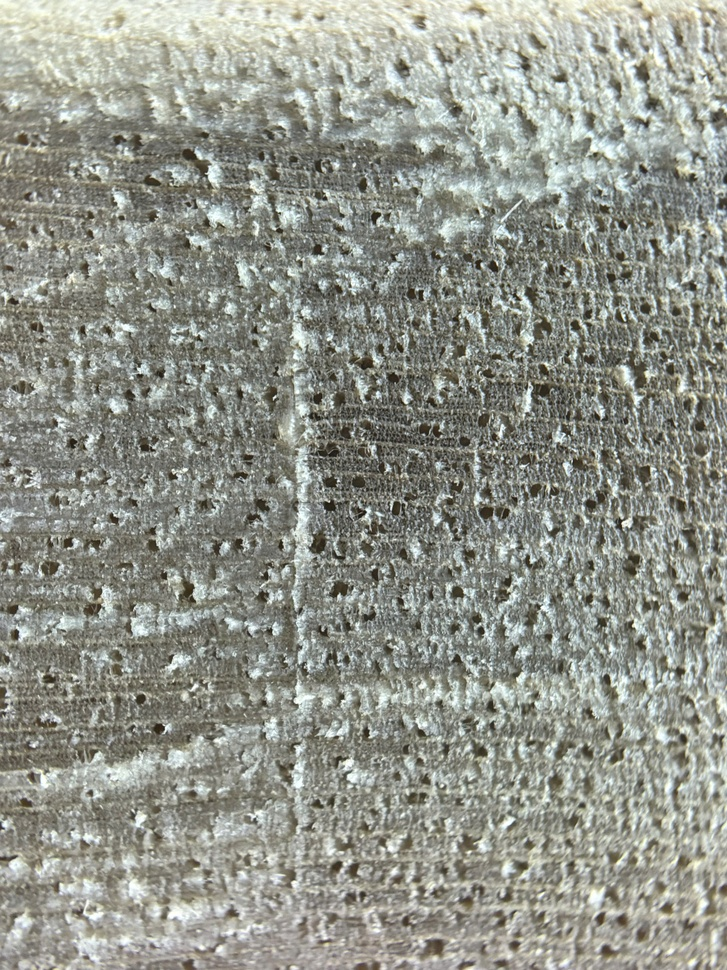
#> input picture Go_that/Mo Tuyen Quang/z6972860617673_b4ce111cecea79e4f7adb616372d8478.jpg, 727 x 970 px, shrunk from 1920 x 2560 before the run; its folder holds only this picture in this run
$ python test3.py   (older library calls are emulated)
#> lines starting #> are read from the running program, lines starting #| are printed output that depends on the picture
#> in imread_unicode, returned value is the input picture: shape (970, 727, 3); mean B, G, R 139, 148.4, 146
# Duyệt toàn bộ ảnh trong thư mục.
# Tính độ nét (blur score) với 1 ngưỡng duy nhất (THRESHOLD, mặc định 32).
# Chuyển ảnh rõ (score ≥ THRESHOLD) sang thư mục mới data_netro/<tên class> (copy ảnh).
# In danh sách ảnh mờ ra file blurry_images.txt

import os
import cv2
import shutil
import numpy as np
from tqdm import tqdm

CLASS_FOLDER = r"C:\WoodAI\data\data_khongtrung\Mo Tuyen Quang"
TARGET_ROOT = r"C:\WoodAI\data\data_blur"
THRESHOLD = 5
CROP_SIZE = 300

def get_blur_score(image, crop_size=CROP_SIZE):
#> called with crop_size = 300
    h, w = image.shape[:2]
#> h = 970; w = 727
    if h < crop_size or w < crop_size:
        return 0.0
    x = (w - crop_size) // 2
#> x = 213
    y = (h - crop_size) // 2
#> y = 335
    crop = image[y:y+crop_size, x:x+crop_size]
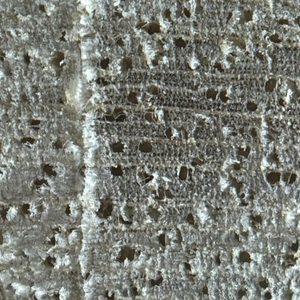
#> crop: shape (300, 300, 3); mean B, G, R 117.4, 125.2, 122.5
    gray = cv2.cvtColor(crop, cv2.COLOR_BGR2GRAY)
    return cv2.Laplacian(gray, cv2.CV_64F).var()

def imread_unicode(path):
    try:
        with open(path, "rb") as f:
            bytes_array = np.asarray(bytearray(f.read()), dtype=np.uint8)
            return cv2.imdecode(bytes_array, cv2.IMREAD_COLOR)
    except:
        return None

def check_and_copy_clear_images(folder_path, threshold=THRESHOLD):
    mo_anh = []
    net_anh = []

    class_name = os.path.basename(folder_path)

    # folder chứa ảnh nét
    target_clear = os.path.join(TARGET_ROOT, class_name, "clear")
    os.makedirs(target_clear, exist_ok=True)

    # folder chứa ảnh mờ
    target_blur = os.path.join(TARGET_ROOT, class_name, "blur")
    os.makedirs(target_blur, exist_ok=True)

    print(f"\nĐang kiểm tra ảnh trong: {folder_path}")
    for filename in tqdm(os.listdir(folder_path), desc="Kiểm tra", leave=False):
        if not filename.lower().endswith((".jpg", ".jpeg", ".png")):
            continue

        path = os.path.join(folder_path, filename)
        if not os.path.isfile(path):
            continue

        image = imread_unicode(path)
        if image is None:
            print(f"Không đọc được ảnh: {filename}")
            continue

        score = get_blur_score(image)
#> score = 3793.5

        try:
            if score >= threshold:
                shutil.copy2(path, os.path.join(target_clear, filename))
                net_anh.append((filename, score))
            else:
                shutil.copy2(path, os.path.join(target_blur, filename))
                mo_anh.append((filename, score))
        except Exception as e:
            print(f"Lỗi copy {filename}: {e}")

    print(f"\nẢnh rõ (≥ {threshold}): {len(net_anh)} copy vào {target_clear}")
#| Ảnh rõ (≥ 5): 1 copy vào C:\WoodAI\data\data_blur/C:\WoodAI\data\data_khongtrung\Mo Tuyen Quang/clear
    print(f"Ảnh mờ (< {threshold}): {len(mo_anh)} copy vào {target_blur}")

    with open("blurry_images.txt", "a", encoding="utf-8") as f:
        f.write(f"\nClass: {class_name}")
        f.write(f"\nẢnh mờ (score < {threshold}): {len(mo_anh)} ảnh\n")
        for filename, score in sorted(mo_anh, key=lambda x: x[1]):
            f.write(f"{filename}\t{score:.2f}\n")

if __name__ == "__main__":
    if not os.path.exists(CLASS_FOLDER):
        print(f"Không tồn tại folder: {CLASS_FOLDER}")
    else:
        check_and_copy_clear_images(CLASS_FOLDER)

$ run again, on Go_that/Mo Tuyen Quang/z6972861367574_e4a01de0bfd4630bfa5f733995fb56e0.jpg
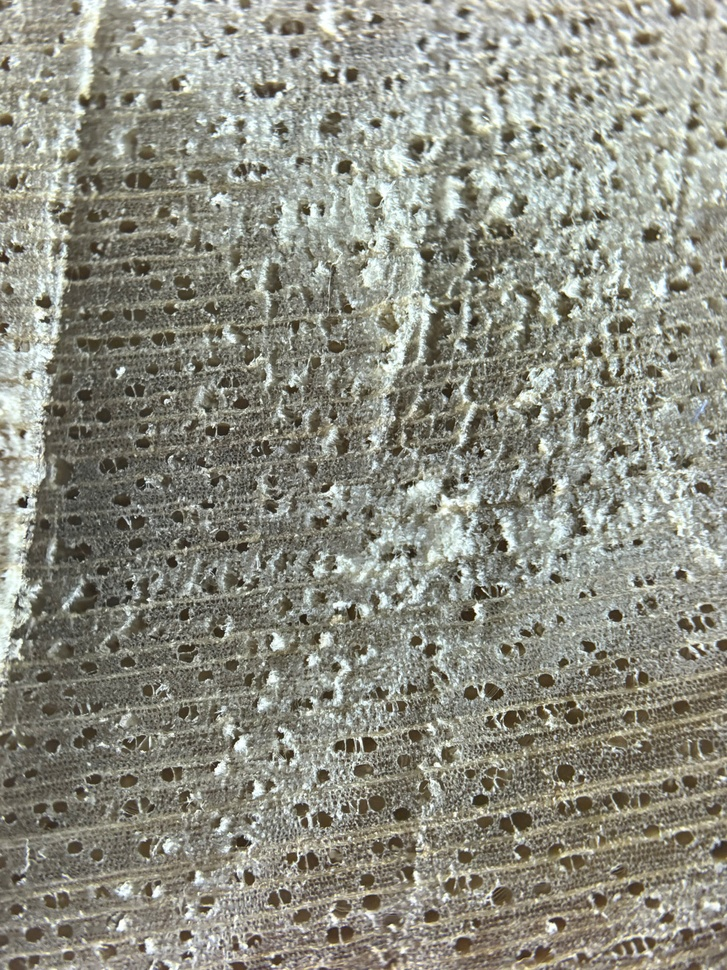
#> input picture Go_that/Mo Tuyen Quang/z6972861367574_e4a01de0bfd4630bfa5f733995fb56e0.jpg, 727 x 970 px, shrunk from 1920 x 2560 before the run
#> in imread_unicode, returned value is the input picture: shape (970, 727, 3); mean B, G, R 130.4, 142.2, 142
#> in get_blur_score, `crop = image[y:y+crop_size, x:x+crop_size]`:
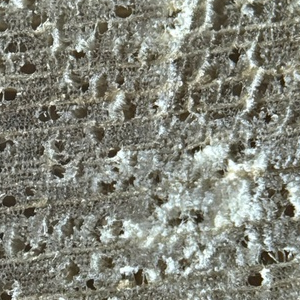
#> crop: shape (300, 300, 3); mean B, G, R 120.5, 131.5, 130
#> score = 3905.6
#| Ảnh rõ (≥ 5): 1 copy vào C:\WoodAI\data\data_blur/C:\WoodAI\data\data_khongtrung\Mo Tuyen Quang/clear

$ run again, on Go_that/Mo Tuyen Quang/z6972866189607_a6893ad7842ffcaf75ae4ff9efaaa7e4.jpg
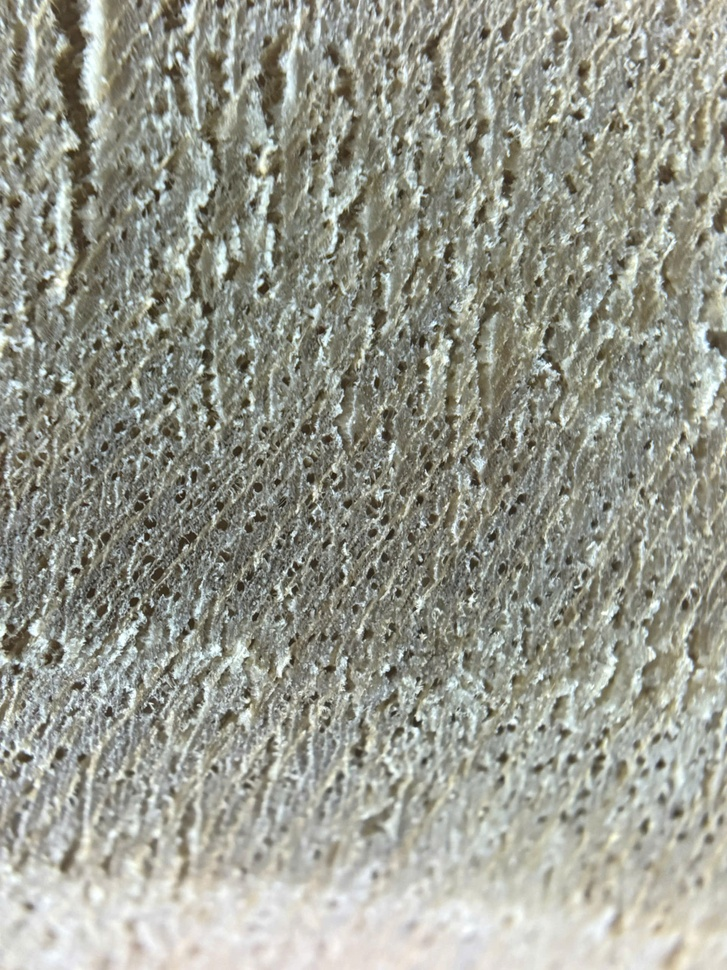
#> input picture Go_that/Mo Tuyen Quang/z6972866189607_a6893ad7842ffcaf75ae4ff9efaaa7e4.jpg, 727 x 970 px, shrunk from 1920 x 2560 before the run
#> in imread_unicode, returned value is the input picture: shape (970, 727, 3); mean B, G, R 142.5, 153.5, 152
#> in get_blur_score, `crop = image[y:y+crop_size, x:x+crop_size]`:
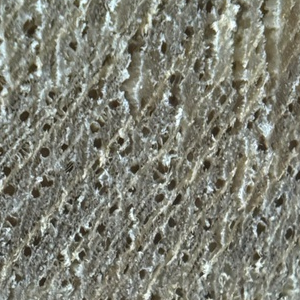
#> crop: shape (300, 300, 3); mean B, G, R 115.8, 127.2, 126
#> in get_blur_score, `gray = cv2.cvtColor(crop, cv2.COLOR_BGR2GRAY)`:
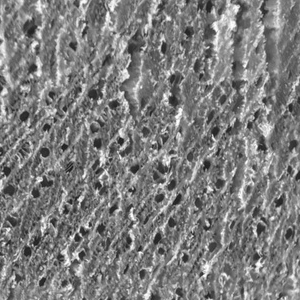
#> gray: shape (300, 300); min 24, max 254, mean 125.6
#> score = 2551.1
#| Ảnh rõ (≥ 5): 1 copy vào C:\WoodAI\data\data_blur/C:\WoodAI\data\data_khongtrung\Mo Tuyen Quang/clear

$ run again, on Go_that/Mo Tuyen Quang/z6972907994039_a4554c54ad1d6c53d4f6fc236bcf80bd.jpg
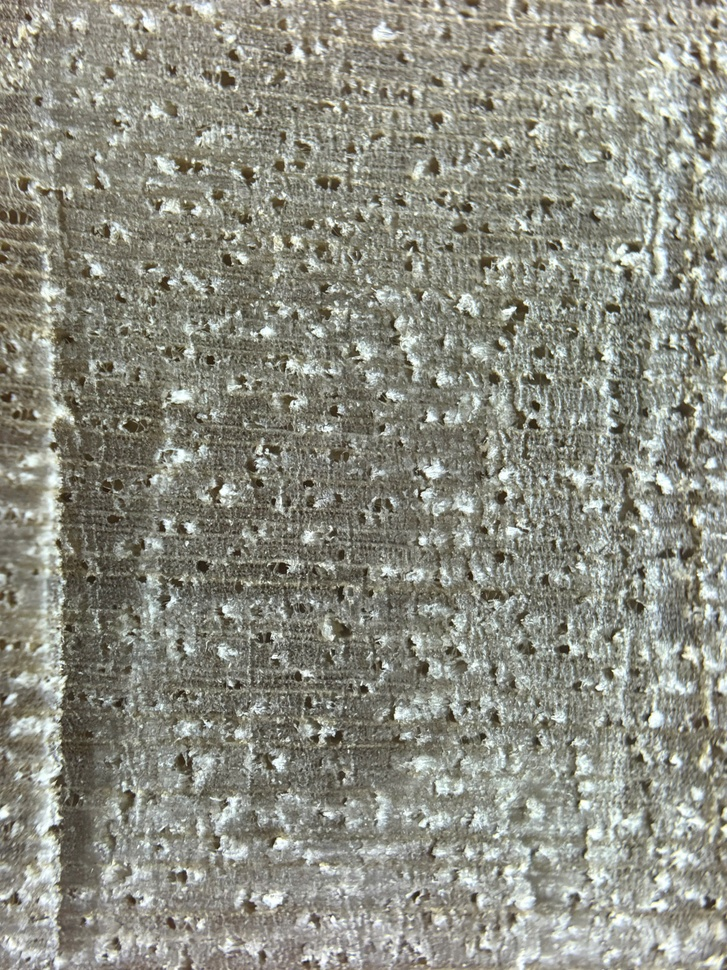
#> input picture Go_that/Mo Tuyen Quang/z6972907994039_a4554c54ad1d6c53d4f6fc236bcf80bd.jpg, 727 x 970 px, shrunk from 1920 x 2560 before the run
#> in imread_unicode, returned value is the input picture: shape (970, 727, 3); mean B, G, R 129.6, 141.2, 140.8
#> in get_blur_score, `crop = image[y:y+crop_size, x:x+crop_size]`:
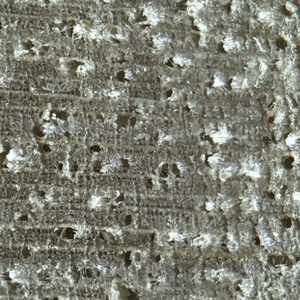
#> crop: shape (300, 300, 3); mean B, G, R 115.2, 127, 126.5
#> score = 3459.9
#| Ảnh rõ (≥ 5): 1 copy vào C:\WoodAI\data\data_blur/C:\WoodAI\data\data_khongtrung\Mo Tuyen Quang/clear

$ run again, on Go_that/Mo Tuyen Quang/z6972860622919_9dee45a10b122c9c8611f5d91164f67b.jpg
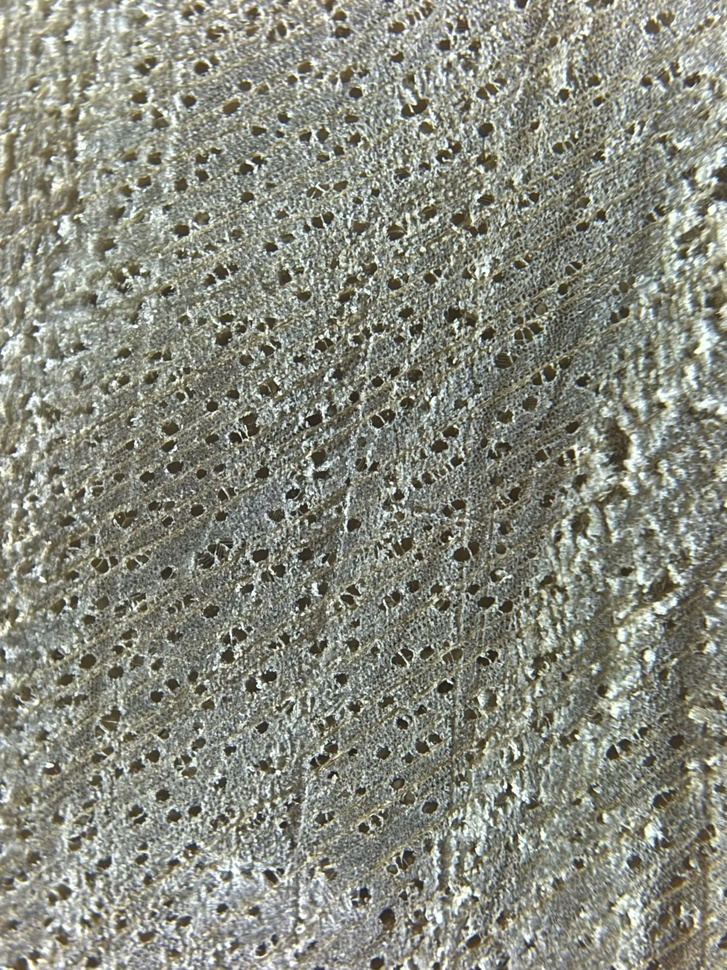
#> input picture Go_that/Mo Tuyen Quang/z6972860622919_9dee45a10b122c9c8611f5d91164f67b.jpg, 727 x 970 px, shrunk from 1920 x 2560 before the run
#> in imread_unicode, returned value is the input picture: shape (970, 727, 3); mean B, G, R 126.1, 137.9, 136
#> in get_blur_score, `crop = image[y:y+crop_size, x:x+crop_size]`:
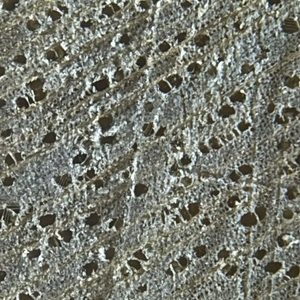
#> crop: shape (300, 300, 3); mean B, G, R 111.5, 121.9, 119.6
#> score = 5519
#| Ảnh rõ (≥ 5): 1 copy vào C:\WoodAI\data\data_blur/C:\WoodAI\data\data_khongtrung\Mo Tuyen Quang/clear
